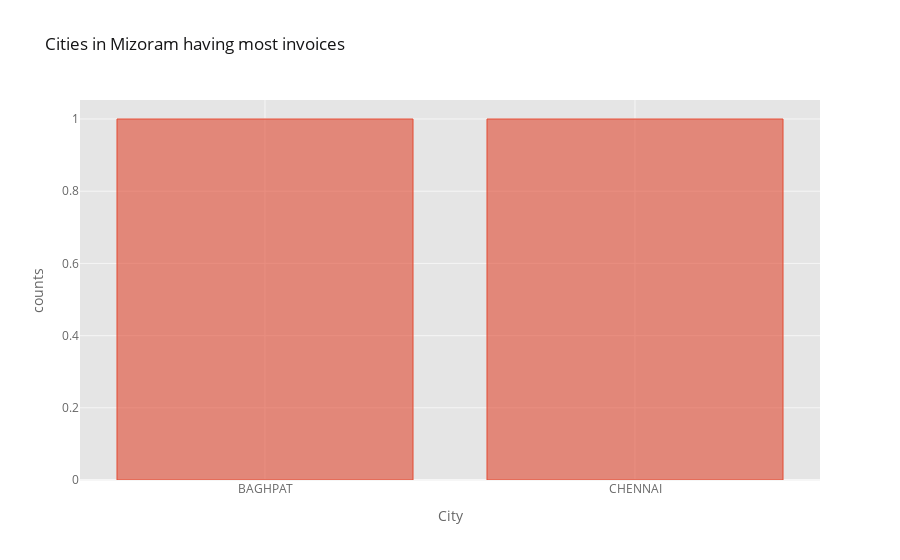

Notebook code for this chart:
### Code cell
cities_mizoram.iplot(kind='bar',title='Cities in Mizoram having most invoices ',xTitle='City',yTitle='counts',theme='ggplot')

### Figure 1 — Plotly figure (JSON) as saved in the notebook; plotly's stock layout.template omitted (floating-point values rounded to 4 significant figures)
{"data": [{"marker": {"color": "rgba(226, 74, 51, 0.6)", "line": {"color": "rgba(226, 74, 51, 1.0)", "width": 1}}, "name": "CITY", "orientation": "v", "text": "", "type": "bar", "x": ["BAGHPAT", "CHENNAI"], "y": [1, 1]}], "layout": {"legend": {"bgcolor": "#FFFFFF", "font": {"color": "#666666"}}, "paper_bgcolor": "#FFFFFF", "plot_bgcolor": "#E5E5E5", "title": {"font": {"color": "#151516"}, "text": "Cities in Mizoram having most invoices "}, "xaxis": {"gridcolor": "#F6F6F6", "showgrid": true, "tickfont": {"color": "#666666"}, "title": {"font": {"color": "#666666"}, "text": "City"}, "zerolinecolor": "#F6F6F6"}, "yaxis": {"gridcolor": "#F6F6F6", "showgrid": true, "tickfont": {"color": "#666666"}, "title": {"font": {"color": "#666666"}, "text": "counts"}, "zerolinecolor": "#F6F6F6"}}}
